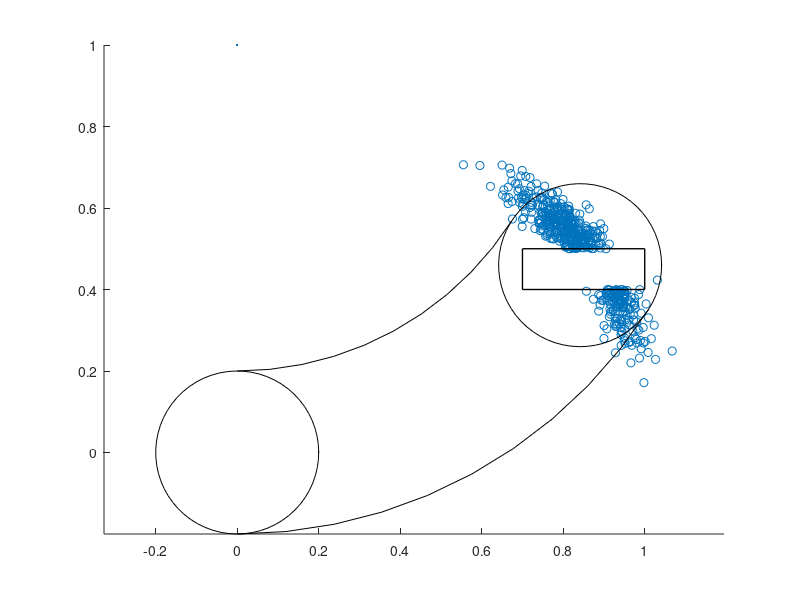

MATLAB code to generate this figure:
close all;
clc;
clear all;


theta = 0;
delta = 1;
[a1, a2, a3, a4, a5, a6] = deal(0, 0.03, 0.2, 0.04, 0.03, 0.02);
[u1, u2, u3] = deal(0.02, 0.03, 0.04);

sample = @(x) x * randn(1);

[v0, w0] = deal(1, 1);
[v, w] = deal(v0, w0);

tmp1 = a1 * (v0^2) + a2 * (w0^2);
tmp2 = a3 * (v0^2) + a4 * (w0^2);
tmp3 = a5 * (v0^2) + a6 * (w0^2);

x = [];
y = [];

for n = 1:500
    while (true)
        [v , w] = deal(v0+sample(tmp1), w0+sample(tmp2));
        x(n) = u1 + v/w * (-sin(theta) + sin(theta + w * delta) );
        y(n) = u2 + v/w * ( cos(theta) - cos(theta + w * delta) );
        if ( x(n) >= 0.7 && x(n) <= 1 && y(n) >= 0.4 && y(n) <= 0.5) == false
            break;
        end
    end
end

scatter(x, y , 'r.');
hold on;

plot(0, 1, '.');
hold on;
plot(0.8*cos(-pi/2:0.1:1-pi/2), 1+0.8*sin(-pi/2:0.1:1-pi/2), 'black');
hold on;
plot(1.2*cos(-pi/2:0.1:1-pi/2), 1+1.2*sin(-pi/2:0.1:1-pi/2), 'black');
hold on;
plot(0.2*cos(0:0.1:2*pi+0.1), 0.2*sin(0:0.1:2*pi+0.1), 'black');
hold on;
plot(cos(1-pi/2)+0.2*cos(0:0.1:2*pi+0.1), 1+sin(1-pi/2)+0.2*sin(0:0.1:2*pi+0.1), 'black');
hold on;
rectangle('Position',[0.7 0.4 0.3 0.1],'LineWidth',1,'EdgeColor','black'); 
hold on;
axis equal;